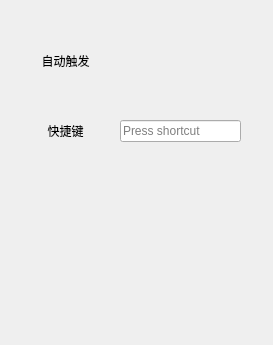
<?xml version="1.0" encoding="UTF-8"?>
<ui version="4.0">
 <class>MainWindow</class>
 <widget class="QMainWindow" name="MainWindow">
  <property name="geometry">
   <rect>
    <x>0</x>
    <y>0</y>
    <width>273</width>
    <height>345</height>
   </rect>
  </property>
  <property name="windowTitle">
   <string notr="true">CopyPlusPlus</string>
  </property>
  <widget class="QWidget" name="centralwidget">
   <widget class="QLabel" name="autoLable">
    <property name="geometry">
     <rect>
      <x>20</x>
      <y>50</y>
      <width>91</width>
      <height>21</height>
     </rect>
    </property>
    <property name="font">
     <font>
      <family>微软雅黑</family>
     </font>
    </property>
    <property name="text">
     <string notr="true">自动触发</string>
    </property>
    <property name="alignment">
     <set>Qt::AlignCenter</set>
    </property>
   </widget>
   <widget class="QWidget" name="toggleWidget" native="true">
    <property name="geometry">
     <rect>
      <x>140</x>
      <y>30</y>
      <width>81</width>
      <height>61</height>
     </rect>
    </property>
   </widget>
   <widget class="MyKeySequenceEdit" name="keySequenceEdit">
    <property name="geometry">
     <rect>
      <x>120</x>
      <y>120</y>
      <width>121</width>
      <height>22</height>
     </rect>
    </property>
   </widget>
   <widget class="QLabel" name="hotkeyLable">
    <property name="geometry">
     <rect>
      <x>30</x>
      <y>120</y>
      <width>71</width>
      <height>21</height>
     </rect>
    </property>
    <property name="font">
     <font>
      <family>微软雅黑</family>
     </font>
    </property>
    <property name="text">
     <string notr="true">快捷键</string>
    </property>
    <property name="alignment">
     <set>Qt::AlignCenter</set>
    </property>
   </widget>
  </widget>
  <widget class="QMenuBar" name="menubar">
   <property name="geometry">
    <rect>
     <x>0</x>
     <y>0</y>
     <width>273</width>
     <height>21</height>
    </rect>
   </property>
  </widget>
 </widget>
 <customwidgets>
  <customwidget>
   <class>MyKeySequenceEdit</class>
   <extends>QKeySequenceEdit</extends>
   <header>mykeysequenceedit.h</header>
  </customwidget>
 </customwidgets>
 <resources/>
 <connections/>
</ui>
